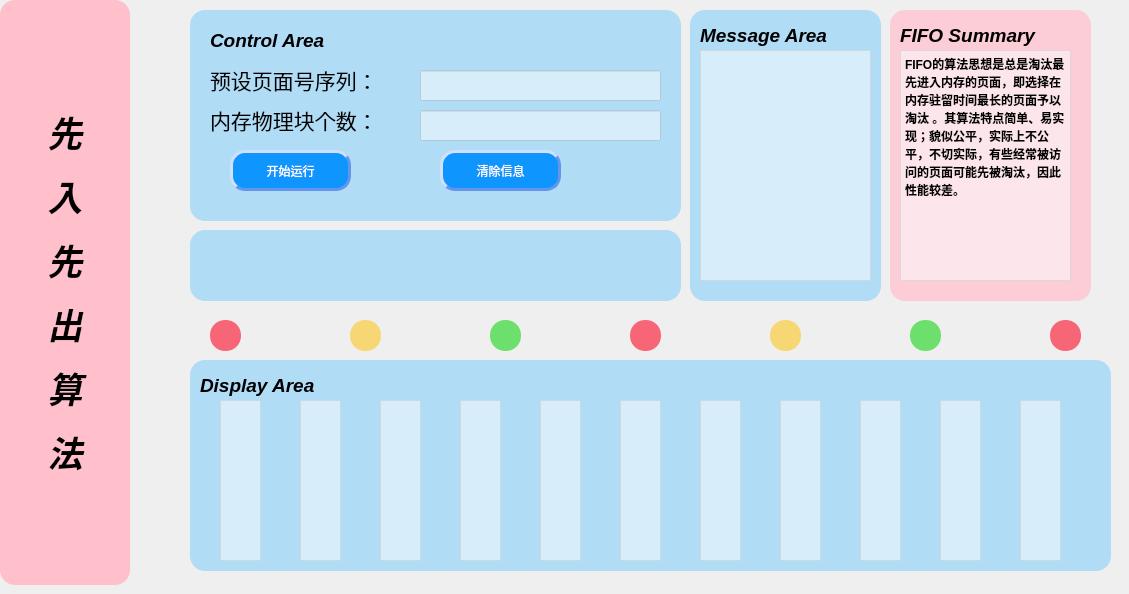
    <widget class="QWidget" name="tab_1">
     <attribute name="title">
      <string>FIFO</string>
     </attribute>
     <widget class="QLabel" name="label_7">
      <property name="geometry">
       <rect>
        <x>0</x>
        <y>0</y>
        <width>130</width>
        <height>585</height>
       </rect>
      </property>
      <property name="styleSheet">
       <string notr="true">QLabel{background-color:pink;border-radius:15px;}
</string>
      </property>
      <property name="text">
       <string>&lt;html&gt;&lt;head/&gt;&lt;body&gt;&lt;p align=&quot;center&quot;&gt;&lt;span style=&quot; font-size:26pt; font-weight:600; font-style:italic;&quot;&gt;先&lt;/span&gt;&lt;/p&gt;&lt;p align=&quot;center&quot;&gt;&lt;span style=&quot; font-size:26pt; font-weight:600; font-style:italic;&quot;&gt;入&lt;/span&gt;&lt;/p&gt;&lt;p align=&quot;center&quot;&gt;&lt;span style=&quot; font-size:26pt; font-weight:600; font-style:italic;&quot;&gt;先&lt;/span&gt;&lt;/p&gt;&lt;p align=&quot;center&quot;&gt;&lt;span style=&quot; font-size:26pt; font-weight:600; font-style:italic;&quot;&gt;出&lt;/span&gt;&lt;/p&gt;&lt;p align=&quot;center&quot;&gt;&lt;span style=&quot; font-size:26pt; font-weight:600; font-style:italic;&quot;&gt;算&lt;/span&gt;&lt;/p&gt;&lt;p align=&quot;center&quot;&gt;&lt;span style=&quot; font-size:26pt; font-weight:600; font-style:italic;&quot;&gt;法&lt;/span&gt;&lt;/p&gt;&lt;/body&gt;&lt;/html&gt;</string>
      </property>
     </widget>
     <widget class="QLabel" name="label_8">
      <property name="geometry">
       <rect>
        <x>190</x>
        <y>10</y>
        <width>491</width>
        <height>211</height>
       </rect>
      </property>
      <property name="styleSheet">
       <string notr="true">QLabel{background:rgba(135,206,250,0.6);border-radius:15px;}

</string>
      </property>
      <property name="text">
       <string>&lt;html&gt;&lt;head/&gt;&lt;body&gt;&lt;p&gt;&lt;br/&gt;&lt;/p&gt;&lt;/body&gt;&lt;/html&gt;</string>
      </property>
     </widget>
     <widget class="QLabel" name="label_2">
      <property name="geometry">
       <rect>
        <x>210</x>
        <y>20</y>
        <width>171</width>
        <height>41</height>
       </rect>
      </property>
      <property name="text">
       <string>&lt;html&gt;&lt;head/&gt;&lt;body&gt;&lt;p&gt;&lt;span style=&quot; font-size:14pt; font-weight:600; font-style:italic;&quot;&gt;Control Area&lt;/span&gt;&lt;/p&gt;&lt;/body&gt;&lt;/html&gt;</string>
      </property>
     </widget>
     <widget class="QLabel" name="label_3">
      <property name="geometry">
       <rect>
        <x>210</x>
        <y>60</y>
        <width>211</width>
        <height>41</height>
       </rect>
      </property>
      <property name="text">
       <string>&lt;html&gt;&lt;head/&gt;&lt;body&gt;&lt;p&gt;&lt;span style=&quot; font-size:16pt;&quot;&gt;预设页面号序列：&lt;/span&gt;&lt;/p&gt;&lt;/body&gt;&lt;/html&gt;</string>
      </property>
     </widget>
     <widget class="QLineEdit" name="lineEdit_101">
      <property name="geometry">
       <rect>
        <x>420</x>
        <y>70</y>
        <width>241</width>
        <height>31</height>
       </rect>
      </property>
      <property name="styleSheet">
       <string notr="true">background-color: rgba(255, 255, 255, 0.5)</string>
      </property>
      <property name="text">
       <string/>
      </property>
     </widget>
     <widget class="QLabel" name="label_4">
      <property name="geometry">
       <rect>
        <x>210</x>
        <y>100</y>
        <width>201</width>
        <height>41</height>
       </rect>
      </property>
      <property name="text">
       <string>&lt;html&gt;&lt;head/&gt;&lt;body&gt;&lt;p&gt;&lt;span style=&quot; font-size:16pt;&quot;&gt;内存物理块个数：&lt;/span&gt;&lt;/p&gt;&lt;/body&gt;&lt;/html&gt;</string>
      </property>
     </widget>
     <widget class="QLineEdit" name="lineEdit_102">
      <property name="geometry">
       <rect>
        <x>420</x>
        <y>110</y>
        <width>241</width>
        <height>31</height>
       </rect>
      </property>
      <property name="styleSheet">
       <string notr="true">background-color: rgba(255, 255, 255, 0.5)</string>
      </property>
     </widget>
     <widget class="QPushButton" name="pushButton_101">
      <property name="geometry">
       <rect>
        <x>230</x>
        <y>150</y>
        <width>121</width>
        <height>41</height>
       </rect>
      </property>
      <property name="styleSheet">
       <string notr="true">QPushButton
{
    color:white;
    background-color:rgb(14 , 150 , 254);
    border-radius:15px;
    border-style:outset;
	border-width:3px; 
    border-color:#6495ED
}
 
QPushButton:hover
{
    color:white;
    background-color:rgb(44 , 137 , 255);
}
 
QPushButton:pressed
{
    color:white;
    background-color:rgb(14 , 135 , 228);
    padding-left:3px;
    padding-top:3px;

}</string>
      </property>
      <property name="text">
       <string>开始运行</string>
      </property>
     </widget>
     <widget class="QPushButton" name="pushButton_2">
      <property name="geometry">
       <rect>
        <x>440</x>
        <y>150</y>
        <width>121</width>
        <height>41</height>
       </rect>
      </property>
      <property name="styleSheet">
       <string notr="true">QPushButton
{
    color:white;
    background-color:rgb(14 , 150 , 254);
    border-radius:15px;
    border-style:outset;
	border-width:3px; 
    border-color:#6495ED
}
 
QPushButton:hover
{
    color:white;
    background-color:rgb(44 , 137 , 255);
}
 
QPushButton:pressed
{
    color:white;
    background-color:rgb(14 , 135 , 228);
    padding-left:3px;
    padding-top:3px;

}</string>
      </property>
      <property name="text">
       <string>清除信息</string>
      </property>
     </widget>
     <widget class="QTextEdit" name="textEdit_100">
      <property name="geometry">
       <rect>
        <x>700</x>
        <y>50</y>
        <width>171</width>
        <height>231</height>
       </rect>
      </property>
      <property name="styleSheet">
       <string notr="true">background-color: rgba(255, 255, 255, 0.5)</string>
      </property>
     </widget>
     <widget class="QLabel" name="label_5">
      <property name="geometry">
       <rect>
        <x>700</x>
        <y>20</y>
        <width>161</width>
        <height>31</height>
       </rect>
      </property>
      <property name="text">
       <string>&lt;html&gt;&lt;head/&gt;&lt;body&gt;&lt;p&gt;&lt;span style=&quot; font-size:14pt; font-weight:600; font-style:italic;&quot;&gt;Message Area&lt;/span&gt;&lt;/p&gt;&lt;/body&gt;&lt;/html&gt;</string>
      </property>
     </widget>
     <widget class="QLabel" name="label_10">
      <property name="geometry">
       <rect>
        <x>690</x>
        <y>10</y>
        <width>191</width>
        <height>291</height>
       </rect>
      </property>
      <property name="styleSheet">
       <string notr="true">QLabel{background:rgba(135,206,250,0.6);border-radius:15px;}</string>
      </property>
      <property name="text">
       <string>&lt;html&gt;&lt;head/&gt;&lt;body&gt;&lt;p&gt;&lt;br/&gt;&lt;/p&gt;&lt;/body&gt;&lt;/html&gt;</string>
      </property>
     </widget>
     <widget class="QLabel" name="label_11">
      <property name="geometry">
       <rect>
        <x>890</x>
        <y>10</y>
        <width>201</width>
        <height>291</height>
       </rect>
      </property>
      <property name="styleSheet">
       <string notr="true">
QLabel{background-color:rgb(255, 196, 209,0.8);border-radius:15px;}</string>
      </property>
      <property name="text">
       <string/>
      </property>
     </widget>
     <widget class="QLabel" name="label_12">
      <property name="geometry">
       <rect>
        <x>900</x>
        <y>20</y>
        <width>181</width>
        <height>31</height>
       </rect>
      </property>
      <property name="text">
       <string>&lt;html&gt;&lt;head/&gt;&lt;body&gt;&lt;p&gt;&lt;span style=&quot; font-size:14pt; font-weight:600; font-style:italic;&quot;&gt;FIFO Summary&lt;/span&gt;&lt;/p&gt;&lt;/body&gt;&lt;/html&gt;</string>
      </property>
     </widget>
     <widget class="QLabel" name="label">
      <property name="geometry">
       <rect>
        <x>190</x>
        <y>230</y>
        <width>491</width>
        <height>71</height>
       </rect>
      </property>
      <property name="styleSheet">
       <string notr="true">QLabel{background:rgba(135,206,250,0.6);border-radius:15px;}
</string>
      </property>
      <property name="text">
       <string>&lt;html&gt;&lt;head/&gt;&lt;body&gt;&lt;p&gt;&lt;br/&gt;&lt;/p&gt;&lt;/body&gt;&lt;/html&gt;</string>
      </property>
     </widget>
     <widget class="QPushButton" name="pushButton_4">
      <property name="geometry">
       <rect>
        <x>350</x>
        <y>320</y>
        <width>31</width>
        <height>31</height>
       </rect>
      </property>
      <property name="styleSheet">
       <string notr="true">QPushButton{background:#F7D674;border-radius:15px;}
QPushButton:hover{background:yellow;}</string>
      </property>
      <property name="text">
       <string/>
      </property>
     </widget>
     <widget class="QPushButton" name="pushButton_5">
      <property name="geometry">
       <rect>
        <x>490</x>
        <y>320</y>
        <width>31</width>
        <height>31</height>
       </rect>
      </property>
      <property name="styleSheet">
       <string notr="true">QPushButton{background:#6DDF6D;border-radius:15px;}
QPushButton:hover{background:green;}</string>
      </property>
      <property name="text">
       <string/>
      </property>
     </widget>
     <widget class="QPushButton" name="pushButton_3">
      <property name="geometry">
       <rect>
        <x>210</x>
        <y>320</y>
        <width>31</width>
        <height>31</height>
       </rect>
      </property>
      <property name="styleSheet">
       <string notr="true">QPushButton{background:#F76677;border-radius:15px;}
QPushButton:hover{background:red;}</string>
      </property>
      <property name="text">
       <string/>
      </property>
     </widget>
     <widget class="QPushButton" name="pushButton_6">
      <property name="geometry">
       <rect>
        <x>770</x>
        <y>320</y>
        <width>31</width>
        <height>31</height>
       </rect>
      </property>
      <property name="styleSheet">
       <string notr="true">QPushButton{background:#F7D674;border-radius:15px;}
QPushButton:hover{background:yellow;}</string>
      </property>
      <property name="text">
       <string/>
      </property>
     </widget>
     <widget class="QPushButton" name="pushButton_7">
      <property name="geometry">
       <rect>
        <x>910</x>
        <y>320</y>
        <width>31</width>
        <height>31</height>
       </rect>
      </property>
      <property name="styleSheet">
       <string notr="true">QPushButton{background:#6DDF6D;border-radius:15px;}
QPushButton:hover{background:green;}</string>
      </property>
      <property name="text">
       <string/>
      </property>
     </widget>
     <widget class="QPushButton" name="pushButton_8">
      <property name="geometry">
       <rect>
        <x>630</x>
        <y>320</y>
        <width>31</width>
        <height>31</height>
       </rect>
      </property>
      <property name="styleSheet">
       <string notr="true">QPushButton{background:#F76677;border-radius:15px;}
QPushButton:hover{background:red;}</string>
      </property>
      <property name="text">
       <string/>
      </property>
     </widget>
     <widget class="QLabel" name="label_9">
      <property name="geometry">
       <rect>
        <x>190</x>
        <y>360</y>
        <width>921</width>
        <height>211</height>
       </rect>
      </property>
      <property name="styleSheet">
       <string notr="true">QLabel{background:rgba(135,206,250,0.6);border-radius:15px;}</string>
      </property>
      <property name="text">
       <string>&lt;html&gt;&lt;head/&gt;&lt;body&gt;&lt;p&gt;&lt;br/&gt;&lt;/p&gt;&lt;/body&gt;&lt;/html&gt;</string>
      </property>
     </widget>
     <widget class="QLabel" name="label_6">
      <property name="geometry">
       <rect>
        <x>200</x>
        <y>370</y>
        <width>181</width>
        <height>31</height>
       </rect>
      </property>
      <property name="text">
       <string>&lt;html&gt;&lt;head/&gt;&lt;body&gt;&lt;p&gt;&lt;span style=&quot; font-size:14pt; font-weight:600; font-style:italic;&quot;&gt;Display Area&lt;/span&gt;&lt;/p&gt;&lt;/body&gt;&lt;/html&gt;</string>
      </property>
     </widget>
     <widget class="QTextEdit" name="textEdit_1">
      <property name="geometry">
       <rect>
        <x>220</x>
        <y>400</y>
        <width>41</width>
        <height>161</height>
       </rect>
      </property>
      <property name="styleSheet">
       <string notr="true">background-color: rgba(255, 255, 255, 0.5)</string>
      </property>
     </widget>
     <widget class="QTextEdit" name="textEdit_2">
      <property name="geometry">
       <rect>
        <x>300</x>
        <y>400</y>
        <width>41</width>
        <height>161</height>
       </rect>
      </property>
      <property name="styleSheet">
       <string notr="true">background-color: rgba(255, 255, 255, 0.5)</string>
      </property>
     </widget>
     <widget class="QTextEdit" name="textEdit_3">
      <property name="geometry">
       <rect>
        <x>380</x>
        <y>400</y>
        <width>41</width>
        <height>161</height>
       </rect>
      </property>
      <property name="styleSheet">
       <string notr="true">background-color: rgba(255, 255, 255, 0.5)</string>
      </property>
     </widget>
     <widget class="QTextEdit" name="textEdit_4">
      <property name="geometry">
       <rect>
        <x>460</x>
        <y>400</y>
        <width>41</width>
        <height>161</height>
       </rect>
      </property>
      <property name="styleSheet">
       <string notr="true">background-color: rgba(255, 255, 255, 0.5)</string>
      </property>
     </widget>
     <widget class="QTextEdit" name="textEdit_5">
      <property name="geometry">
       <rect>
        <x>540</x>
        <y>400</y>
        <width>41</width>
        <height>161</height>
       </rect>
      </property>
      <property name="styleSheet">
       <string notr="true">background-color: rgba(255, 255, 255, 0.5)</string>
      </property>
     </widget>
     <widget class="QTextEdit" name="textEdit_6">
      <property name="geometry">
       <rect>
        <x>620</x>
        <y>400</y>
        <width>41</width>
        <height>161</height>
       </rect>
      </property>
      <property name="styleSheet">
       <string notr="true">background-color: rgba(255, 255, 255, 0.5)</string>
      </property>
     </widget>
     <widget class="QTextEdit" name="textEdit_7">
      <property name="geometry">
       <rect>
        <x>700</x>
        <y>400</y>
        <width>41</width>
        <height>161</height>
       </rect>
      </property>
      <property name="styleSheet">
       <string notr="true">background-color: rgba(255, 255, 255, 0.5)</string>
      </property>
     </widget>
     <widget class="QTextEdit" name="textEdit_8">
      <property name="geometry">
       <rect>
        <x>780</x>
        <y>400</y>
        <width>41</width>
        <height>161</height>
       </rect>
      </property>
      <property name="styleSheet">
       <string notr="true">background-color: rgba(255, 255, 255, 0.5)</string>
      </property>
     </widget>
     <widget class="QTextEdit" name="textEdit_9">
      <property name="geometry">
       <rect>
        <x>860</x>
        <y>400</y>
        <width>41</width>
        <height>161</height>
       </rect>
      </property>
      <property name="styleSheet">
       <string notr="true">background-color: rgba(255, 255, 255, 0.5)</string>
      </property>
     </widget>
     <widget class="QTextEdit" name="textEdit_10">
      <property name="geometry">
       <rect>
        <x>940</x>
        <y>400</y>
        <width>41</width>
        <height>161</height>
       </rect>
      </property>
      <property name="styleSheet">
       <string notr="true">background-color: rgba(255, 255, 255, 0.5)</string>
      </property>
     </widget>
     <widget class="QTextEdit" name="textEdit_11">
      <property name="geometry">
       <rect>
        <x>1020</x>
        <y>400</y>
        <width>41</width>
        <height>161</height>
       </rect>
      </property>
      <property name="styleSheet">
       <string notr="true">background-color: rgba(255, 255, 255, 0.5)</string>
      </property>
     </widget>
     <widget class="QTextEdit" name="textEdit_49">
      <property name="geometry">
       <rect>
        <x>900</x>
        <y>50</y>
        <width>171</width>
        <height>231</height>
       </rect>
      </property>
      <property name="styleSheet">
       <string notr="true">background-color: rgba(255, 255, 255, 0.5)
</string>
      </property>
      <property name="html">
       <string>&lt;!DOCTYPE HTML PUBLIC &quot;-//W3C//DTD HTML 4.0//EN&quot; &quot;http://www.w3.org/TR/REC-html40/strict.dtd&quot;&gt;
&lt;html&gt;&lt;head&gt;&lt;meta name=&quot;qrichtext&quot; content=&quot;1&quot; /&gt;&lt;style type=&quot;text/css&quot;&gt;
p, li { white-space: pre-wrap; }
&lt;/style&gt;&lt;/head&gt;&lt;body style=&quot; font-family:'SimSun'; font-size:9pt; font-weight:400; font-style:normal;&quot;&gt;
&lt;p style=&quot; margin-top:0px; margin-bottom:0px; margin-left:0px; margin-right:0px; -qt-block-indent:0; text-indent:0px;&quot;&gt;&lt;span style=&quot; font-weight:600;&quot;&gt;FIFO的算法思想是总是淘汰最先进入内存的页面，即选择在内存驻留时间最长的页面予以淘汰 。其算法特点简单、易实现；貌似公平，实际上不公平，不切实际，有些经常被访问的页面可能先被淘汰，因此性能较差。&lt;/span&gt;&lt;/p&gt;
&lt;p style=&quot;-qt-paragraph-type:empty; margin-top:0px; margin-bottom:0px; margin-left:0px; margin-right:0px; -qt-block-indent:0; text-indent:0px; font-weight:600;&quot;&gt;&lt;br /&gt;&lt;/p&gt;&lt;/body&gt;&lt;/html&gt;</string>
      </property>
     </widget>
     <widget class="QPushButton" name="pushButton_37">
      <property name="geometry">
       <rect>
        <x>1050</x>
        <y>320</y>
        <width>31</width>
        <height>31</height>
       </rect>
      </property>
      <property name="styleSheet">
       <string notr="true">QPushButton{background:#F76677;border-radius:15px;}
QPushButton:hover{background:red;}</string>
      </property>
      <property name="text">
       <string/>
      </property>
     </widget>
     <widget class="QFrame" name="frame">
      <property name="geometry">
       <rect>
        <x>130</x>
        <y>0</y>
        <width>990</width>
        <height>585</height>
       </rect>
      </property>
      <property name="styleSheet">
       <string notr="true">QFrame{background-image: url(:/pict/蓝色简约纹理.png);border-radius: 15px;}</string>
      </property>
      <property name="frameShape">
       <enum>QFrame::StyledPanel</enum>
      </property>
      <property name="frameShadow">
       <enum>QFrame::Raised</enum>
      </property>
     </widget>
     <zorder>frame</zorder>
     <zorder>label_10</zorder>
     <zorder>label_7</zorder>
     <zorder>label_8</zorder>
     <zorder>label_2</zorder>
     <zorder>label_3</zorder>
     <zorder>lineEdit_101</zorder>
     <zorder>label_4</zorder>
     <zorder>lineEdit_102</zorder>
     <zorder>pushButton_101</zorder>
     <zorder>pushButton_2</zorder>
     <zorder>textEdit_100</zorder>
     <zorder>label_5</zorder>
     <zorder>label_11</zorder>
     <zorder>label_12</zorder>
     <zorder>label</zorder>
     <zorder>pushButton_4</zorder>
     <zorder>pushButton_5</zorder>
     <zorder>pushButton_3</zorder>
     <zorder>pushButton_6</zorder>
     <zorder>pushButton_7</zorder>
     <zorder>pushButton_8</zorder>
     <zorder>label_9</zorder>
     <zorder>label_6</zorder>
     <zorder>textEdit_1</zorder>
     <zorder>textEdit_2</zorder>
     <zorder>textEdit_3</zorder>
     <zorder>textEdit_4</zorder>
     <zorder>textEdit_5</zorder>
     <zorder>textEdit_6</zorder>
     <zorder>textEdit_7</zorder>
     <zorder>textEdit_8</zorder>
     <zorder>textEdit_9</zorder>
     <zorder>textEdit_10</zorder>
     <zorder>textEdit_11</zorder>
     <zorder>textEdit_49</zorder>
     <zorder>pushButton_37</zorder>
    </widget>
